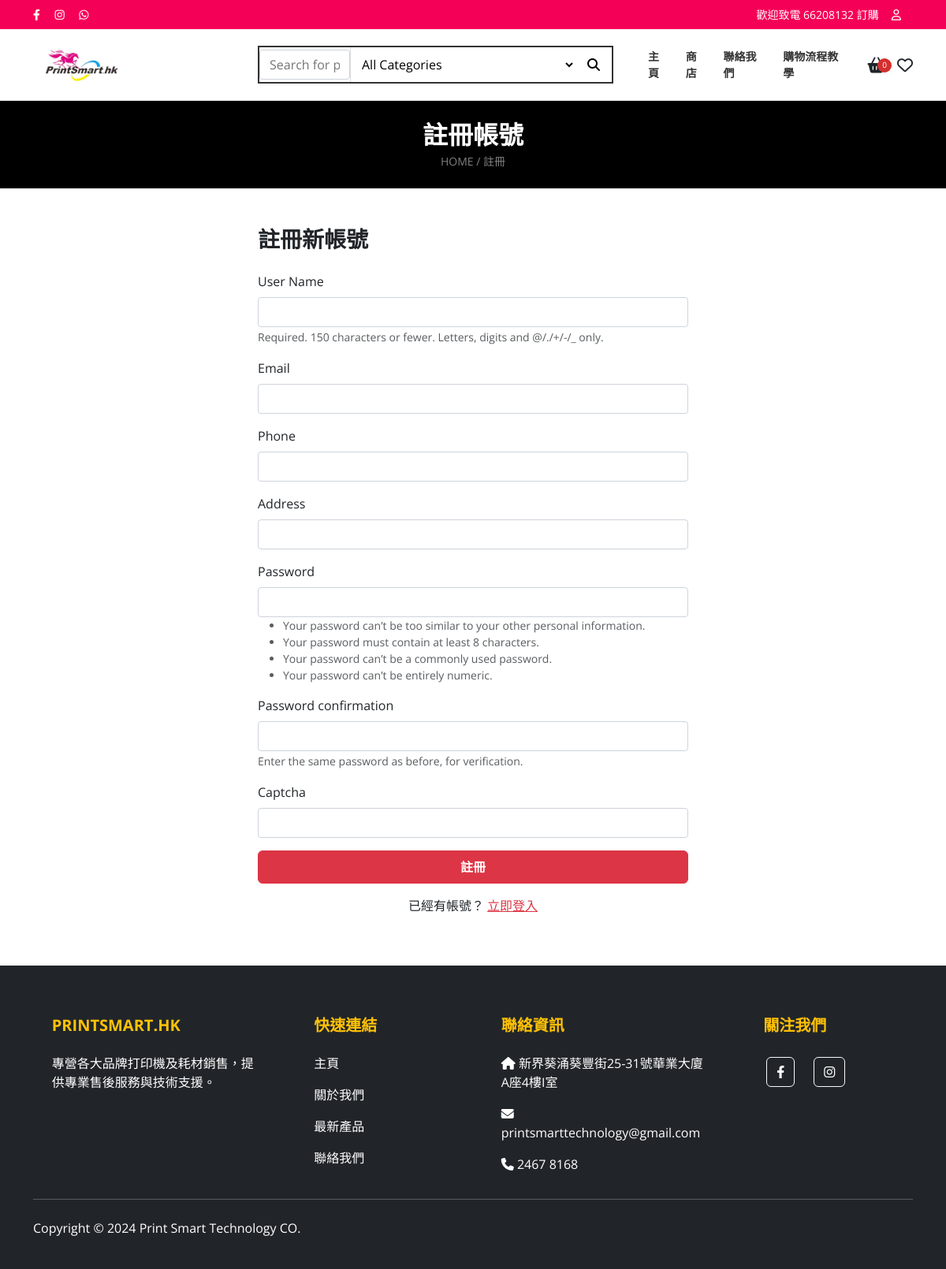
Page /accounts/register/ on the committed database.
### store/models.py (models this page shows, shortened)
class SiteSettings(models.Model):
    site_name = models.CharField(max_length=100, default="My E-Shop", verbose_name="網站名稱")
    logo = models.ImageField(upload_to='site/', blank=True, null=True, verbose_name="Logo")
    hero_banner = models.ImageField(upload_to='site/', blank=True, null=True, verbose_name="首頁 Banner")
    hero_title = models.CharField(max_length=200, blank=True, verbose_name="Banner 標題")
    hero_subtitle = models.CharField(max_length=200, blank=True, verbose_name="Banner 副標題")
    hero_button_text = models.CharField(max_length=50, blank=True, verbose_name="按鈕文字")
    hero_link = models.URLField(blank=True, verbose_name="Banner 連結")
    contact_phone = models.CharField(max_length=50, blank=True, verbose_name="聯絡電話")
    contact_email = models.EmailField(blank=True, verbose_name="聯絡 Email")
    contact_address = models.CharField(max_length=255, blank=True, verbose_name="聯絡地址")
    footer_about = models.TextField(blank=True, verbose_name="Footer 關於我們")
    footer_copyright = models.CharField(max_length=200, blank=True, default="Copyright © 2026 PrintSmart.hk", verbose_name="Footer 版權宣告")
    facebook_url = models.URLField(blank=True, verbose_name="Facebook 連結")
    instagram_url = models.URLField(blank=True, verbose_name="Instagram 連結")
    whatsapp_url = models.URLField(blank=True, verbose_name="WhatsApp 連結")
    facebook_pixel_id = models.CharField(max_length=50, blank=True, help_text="Example: 123456789", verbose_name="Facebook Pixel ID")
    google_analytics_id = models.CharField(max_length=50, blank=True, help_text="Example: G-XXXXXXXXXX", verbose_name="Google Analytics ID")
    smtp_host = models.CharField(max_length=200, blank=True, verbose_name="SMTP 主機 (Host)")
    smtp_port = models.IntegerField(default=587, verbose_name="SMTP 端口 (Port)")
    smtp_user = models.CharField(max_length=200, blank=True, verbose_name="SMTP 帳號 (User)")
    smtp_password = models.CharField(max_length=200, blank=True, verbose_name="SMTP 密碼 (Password)")
    smtp_use_tls = models.BooleanField(default=True, verbose_name="使用 TLS")
    smtp_from_email = models.EmailField(blank=True, verbose_name="寄件者 Email")
    menu_home_text = models.CharField(max_length=50, default="主頁", verbose_name="主選單-主頁文字")
    menu_store_text = models.CharField(max_length=50, default="商店", verbose_name="主選單-商店文字")
    menu_contact_text = models.CharField(max_length=50, default="聯絡我們", verbose_name="主選單-聯絡我們文字")
    menu_tutorial_text = models.CharField(max_length=50, default="購物流程教學", verbose_name="主選單-教學文字")
    menu_tutorial_link = models.CharField(max_length=200, default="#", verbose_name="主選單-教學連結")
    top_bar_bg_color = models.CharField(max_length=20, default="#F50057", verbose_name="頂部通知列背景顏色", help_text="Hex color code (e.g. #F50057)")
    navbar_bg_color = models.CharField(max_length=20, default="#D32F2F", verbose_name="導航列背景顏色", help_text="Hex color code (e.g. #D32F2F)")
    navbar_text_color = models.CharField(max_length=20, default="#ffffff", verbose_name="導航列文字顏色", help_text="Hex color code (e.g. #ffffff)")
    navbar_items = models.TextField(default="HP, CANON, BROTHER, EPSON, SAMSUNG, XEROX, PANTUM, LEXMARK, KODAK, 其他商品", verbose_name="導航列項目", help_text="Comma separated list")
    product_label_bg_color = models.CharField(max_length=20, default="#D32F2F", verbose_name="商品標籤背景顏色")
    product_label_text_color = models.CharField(max_length=20, default="#ffffff", verbose_name="商品標籤文字顏色")
    class Meta:
        verbose_name = "網站設定"
        verbose_name_plural = "網站設定"

### store/views.py (the view)
# urls.py: path('accounts/register/', store_views.register_view, name='register'),
def register_view(request):
    if request.method == 'POST':
        form = RegisterForm(request.POST)
        if form.is_valid():
            user = form.save()
            login(request, user, backend='django.contrib.auth.backends.ModelBackend')
            messages.success(request, "Registration successful.")
            return redirect('product_list')
        else:
            messages.error(request, "Unsuccessful registration. Invalid information.")
    else:
        form = RegisterForm()
    return render(request, 'registration/register.html', {'form': form})

### store/forms.py (shortened to what this page needs)
class RegisterForm(UserCreationForm):
    captcha = ReCaptchaField()
    email = forms.EmailField(required=True, label="Email")
    phone = forms.CharField(required=False, label="Phone")
    address = forms.CharField(required=False, label="Address")
    field_order = ['username', 'email', 'phone', 'address', 'password1', 'password2', 'captcha']
    class Meta:
        model = User
        fields = ("username", "email",)
        labels = {
            'username': 'User Name',
        }

### store/context_processors.py (called while the page is built, shortened)
def site_settings(request):
    settings = SiteSettings.objects.first()
    categories = Category.objects.all()
    return {
        'site_settings': settings,
        'categories': categories
    }

def cart_processor(request):
    cart = request.session.get('cart', {})
    cart_items = []
    cart_total_price = Decimal('0')
    cart_item_count = 0
    return {
        'cart_item_count': cart_item_count,
        'cart_items': cart_items,
        'cart_total_price': cart_total_price
    }

### templates/registration/register.html (shortened to what this page needs)
{% extends 'base.html' %}
{% block content %}
<div class="bg-black text-white py-4 mb-5">
    <div class="container text-center">
        <h1 class="h2 fw-bold mb-1">註冊帳號</h1>
        <p class="small text-uppercase mb-0 text-white-50">HOME / 註冊</p>
    </div>
</div>
<div class="container mb-5">
    <div class="row justify-content-center">
        <div class="col-md-6">
            <h3 class="fw-bold mb-4">註冊新帳號</h3>
            <form method="post">
                {% for field in form %}
                <div class="mb-3">
                    <label class="form-label">{{ field.label }}</label>
                    {{ field }}
                    {% if field.help_text %}
                        <small class="form-text text-muted">{{ field.help_text }}</small>
                    {% endif %}
                </div>
                {% endfor %}
                <button type="submit" class="btn btn-danger w-100 fw-bold py-2">註冊</button>
            </form>
            <div class="mt-3 text-center">
                <p>已經有帳號？ <a href="{% url 'login' %}" class="text-danger">立即登入</a></p>
            </div>
        </div>
    </div>
</div>
{% endblock %}

### templates/base.html (shortened to what this page needs)
<!doctype html>
<html lang="zh-Hant">
<head>
  <link href="https://cdn.jsdelivr.net/npm/bootstrap@5.3.3/dist/css/bootstrap.min.css" rel="stylesheet">
  <link rel="stylesheet" href="https://cdnjs.cloudflare.com/ajax/libs/font-awesome/6.4.0/css/all.min.css">
  {% load static %}
  <link rel="stylesheet" href="{% static 'css/style.css' %}">
</head>
<body>
  <div class="top-bar" style="background-color: {{ site_settings.top_bar_bg_color|default:'#F50057' }};">
    <div class="container d-flex justify-content-between align-items-center">
      <div class="social-icons">
        <a href="{{ site_settings.facebook_url|default:'#' }}"><i class="fab fa-facebook-f"></i></a>
        <a href="{{ site_settings.instagram_url|default:'#' }}"><i class="fab fa-instagram"></i></a>
        <a href="{{ site_settings.whatsapp_url|default:'#' }}"><i class="fab fa-whatsapp"></i></a>
      </div>
      <div class="d-flex align-items-center">
        <span class="me-3">歡迎致電 66208132 訂購</span>
        {% if user.is_authenticated %}
            <a href="{% url 'profile' %}" class="text-white ms-2"><i class="fas fa-user"></i> {{ user.username }}</a>
            <form method="post" action="{% url 'logout' %}" class="d-inline ms-2">
                {% csrf_token %}
                <button type="submit" class="btn btn-link text-white p-0" style="font-size: 0.9rem;">Logout</button>
            </form>
        {% else %}
            <a href="{% url 'login' %}"><i class="far fa-user"></i></a>
        {% endif %}
      </div>
    </div>
  </div>
  <header class="main-header">
    <div class="container">
      <div class="row align-items-center">
        <div class="col-6 col-md-3 col-lg-3 d-flex align-items-center">
          <a href="{% url 'product_list' %}" class="text-decoration-none">
            <div class="d-flex align-items-center">
               {% if site_settings.logo %}
                 <img src="{{ site_settings.logo.url }}" alt="{{ site_settings.site_name }}" style="height: 50px;">
               {% else %}
                 <img src="https://placehold.co/200x60?text=PrintSmart.hk" alt="PrintSmart Logo" style="height: 50px;">
               {% endif %}
            </div>
          </a>
        </div>
        <div class="col-12 col-md-5 col-lg-5 order-3 order-md-2 mt-3 mt-md-0">
          <form class="search-container" action="{% url 'product_list' %}" method="get">
            <input type="text" name="q" class="search-input" placeholder="Search for products" value="{{ search_query|default:'' }}">
            <select class="search-select d-none d-sm-block" name="category" onchange="this.form.submit()">
              <option value="">All Categories</option>
            </select>
            <button type="submit" class="search-btn">
              <i class="fas fa-search"></i>
            </button>
          </form>
        </div>
        <div class="col-6 col-md-4 col-lg-4 order-2 order-md-3">
          <div class="d-flex justify-content-end align-items-center">
            <div class="nav-links d-none d-lg-flex">
            <a href="{% url 'product_list' %}" class="{% if request.path == '/' %}active{% endif %}">{{ site_settings.menu_home_text|default:'主頁' }}</a>
            <a href="{% url 'shop' %}" class="{% if '/shop/' in request.path %}active{% endif %}">{{ site_settings.menu_store_text|default:'商店' }}</a>
            <a href="{% url 'contact' %}" class="{% if '/contact/' in request.path %}active{% endif %}">{{ site_settings.menu_contact_text|default:'聯絡我們' }}</a>
            <a href="{% url 'tutorial' %}" class="{% if '/tutorial/' in request.path %}active{% endif %}">{{ site_settings.menu_tutorial_text|default:'購物流程教學' }}</a>
          </div>
            <div class="header-icons ms-4">
              <a href="#" class="cart-icon text-dark text-decoration-none" data-bs-toggle="offcanvas" data-bs-target="#shoppingCartOffcanvas" aria-controls="shoppingCartOffcanvas">
                <i class="fas fa-shopping-basket fa-lg"></i>
                <span class="cart-badge">{{ cart_item_count|default:0 }}</span>
              </a>
              <a href="{% url 'wishlist' %}" class="text-dark"><i class="far fa-heart fa-lg"></i></a>
            </div>
          </div>
        </div>
      </div>
    </div>
  </header>
  <main>
    {% block content %}{% endblock %}
  </main>
  <footer class="bg-dark text-white pt-5 pb-4 mt-5">
    <div class="container">
      <div class="row">
        <div class="col-md-3 col-lg-3 col-xl-3 mx-auto mt-3">
          <h5 class="text-uppercase mb-4 fw-bold text-warning">PrintSmart.hk</h5>
          <p>
            {{ site_settings.footer_about|default:"專營各大品牌打印機及耗材銷售，提供專業售後服務與技術支援。"|linebreaksbr }}
          </p>
        </div>
        <div class="col-md-2 col-lg-2 col-xl-2 mx-auto mt-3">
          <h5 class="text-uppercase mb-4 fw-bold text-warning">快速連結</h5>
          <p><a href="{% url 'product_list' %}" class="text-white text-decoration-none">主頁</a></p>
          <p><a href="{% url 'page_detail' 'about' %}" class="text-white text-decoration-none">關於我們</a></p>
          <p><a href="{% url 'product_list' %}" class="text-white text-decoration-none">最新產品</a></p>
          <p><a href="{% url 'contact' %}" class="text-white text-decoration-none">聯絡我們</a></p>
        </div>
        <div class="col-md-4 col-lg-3 col-xl-3 mx-auto mt-3">
          <h5 class="text-uppercase mb-4 fw-bold text-warning">聯絡資訊</h5>
          <p><i class="fas fa-home mr-3"></i> {{ site_settings.contact_address|default:"香港九龍某某區某某街123號" }}</p>
          <p><i class="fas fa-envelope mr-3"></i> {{ site_settings.contact_email|default:"info@printsmart.hk" }}</p>
          <p><i class="fas fa-phone mr-3"></i> {{ site_settings.contact_phone|default:"+852 1234 5678" }}</p>
        </div>
        <div class="col-md-3 col-lg-2 col-xl-2 mx-auto mt-3">
           <h5 class="text-uppercase mb-4 fw-bold text-warning">關注我們</h5>
           <div class="d-flex gap-3">
             <a href="{{ site_settings.facebook_url|default:'#' }}" class="btn btn-outline-light btn-floating m-1 text-white" role="button"><i class="fab fa-facebook-f"></i></a>
             <a href="{{ site_settings.instagram_url|default:'#' }}" class="btn btn-outline-light btn-floating m-1 text-white" role="button"><i class="fab fa-instagram"></i></a>
           </div>
        </div>
      </div>
      <hr class="mb-4">
      <div class="row align-items-center">
        <div class="col-md-7 col-lg-8">
          <p> {{ site_settings.footer_copyright|default:"Copyright © 2026 PrintSmart.hk" }}
          </p>
        </div>
      </div>
    </div>
  </footer>
</body>
</html>

### static/css/style.css (style rules this page uses)
:root { --primary-pink: #F50057; --primary-red: #D32F2F; --light-gray: #f8f9fa; --border-color: #dee2e6; }
body { font-family: 'Open Sans', sans-serif; }
.top-bar { background-color: var(--primary-pink); color: white; padding: 8px 0; font-size: 14px; }
.top-bar a { color: white; text-decoration: none; margin-right: 15px; }
.main-header { background-color: white; padding: 20px 0; border-bottom: 1px solid var(--border-color); }
.search-container { border: 2px solid #333; display: flex; align-items: center; padding: 0; }
.search-input { border: none; padding: 10px; flex-grow: 1; outline: none; }
.search-select { border: none; border-left: 1px solid #ddd; padding: 10px; background-color: white; outline: none; cursor: pointer; }
.search-btn { background: none; border: none; padding: 10px 15px; cursor: pointer; }
.nav-links a { color: #333; text-decoration: none; font-weight: 600; margin-left: 20px; font-size: 14px; }
.header-icons { display: flex; align-items: center; gap: 15px; }
.cart-icon { position: relative; display: flex; align-items: center; gap: 5px; }
.cart-badge { position: absolute; top: -8px; right: -8px; background-color: var(--primary-red); color: white; border-radius: 50%; width: 18px; height: 18px; font-size: 10px; display: flex; justify-content: center; align-items: center; }

### templates/registration/register.html (style rules this page uses)
input[type="text"], input[type="email"], input[type="password"] { display: block; width: 100%; padding: 0.375rem 0.75rem; font-size: 1rem; font-weight: 400; line-height: 1.5; color: #212529; background-color: #fff; background-clip: padding-box; border: 1px solid #ced4da; appearance: none; border-radius: 0.25rem; transition: border-color .15s ease-in-out,box-shadow .15s ease-in-out; }

### rows in the picture
SiteSettings: logo (picture), menu_home_text "主頁", menu_store_text "商店", menu_contact_text "聯絡我們", menu_tutorial_text "購物流程教學", footer_about "專營各大品牌打印機及耗材銷售，提供專業售後服務與技術支援。", contact_address "新界葵涌葵豐街25-31號華業大廈A座4樓I室", contact_email "printsmarttechnology@gmail.com", contact_phone "2467 8168", footer_copyright "Copyright © 2024 Print Smart Technology CO."

### other values in the picture
{{ cart_item_count|default:0 }} "0"
{{ field.label }} "User Name" "Email" "Phone" "Address" "Password" "Password confirmation" "Captcha"
{{ field.help_text }} "Required. 150 characters or fewer. Letters, digits and @/./+/-/_ only." "Enter the same password as before, for verification."
